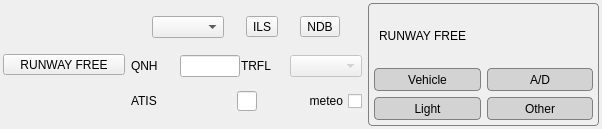
<?xml version="1.0" encoding="UTF-8"?>
<ui version="4.0">
 <class>RunwayWidget</class>
 <widget class="QWidget" name="RunwayWidget">
  <property name="geometry">
   <rect>
    <x>0</x>
    <y>0</y>
    <width>602</width>
    <height>129</height>
   </rect>
  </property>
  <property name="sizePolicy">
   <sizepolicy hsizetype="Fixed" vsizetype="Fixed">
    <horstretch>0</horstretch>
    <verstretch>0</verstretch>
   </sizepolicy>
  </property>
  <property name="windowTitle">
   <string>Runway</string>
  </property>
  <layout class="QHBoxLayout" name="horizontalLayout">
   <property name="margin">
    <number>3</number>
   </property>
   <item>
    <widget class="QToolButton" name="buttonRunwayState">
     <property name="minimumSize">
      <size>
       <width>115</width>
       <height>0</height>
      </size>
     </property>
     <property name="text">
      <string>   RUNWAY FREE   </string>
     </property>
     <property name="checkable">
      <bool>false</bool>
     </property>
     <property name="checked">
      <bool>false</bool>
     </property>
     <property name="toolButtonStyle">
      <enum>Qt::ToolButtonTextOnly</enum>
     </property>
     <property name="autoRaise">
      <bool>false</bool>
     </property>
    </widget>
   </item>
   <item>
    <layout class="QHBoxLayout" name="horizontalLayout_2">
     <property name="spacing">
      <number>6</number>
     </property>
     <item>
      <layout class="QVBoxLayout" name="verticalLayout_2">
       <property name="spacing">
        <number>1</number>
       </property>
       <property name="sizeConstraint">
        <enum>QLayout::SetMinimumSize</enum>
       </property>
       <item>
        <layout class="QHBoxLayout" name="horizontalLayout_5">
         <property name="bottomMargin">
          <number>3</number>
         </property>
         <item>
          <widget class="QComboBox" name="comboBoxRunway">
           <property name="sizePolicy">
            <sizepolicy hsizetype="Fixed" vsizetype="Fixed">
             <horstretch>0</horstretch>
             <verstretch>0</verstretch>
            </sizepolicy>
           </property>
          </widget>
         </item>
         <item>
          <widget class="QToolButton" name="buttonILS">
           <property name="text">
            <string>ILS</string>
           </property>
           <property name="toolButtonStyle">
            <enum>Qt::ToolButtonTextOnly</enum>
           </property>
          </widget>
         </item>
         <item>
          <widget class="QToolButton" name="buttonNDB">
           <property name="text">
            <string>NDB</string>
           </property>
           <property name="toolButtonStyle">
            <enum>Qt::ToolButtonTextOnly</enum>
           </property>
          </widget>
         </item>
        </layout>
       </item>
       <item>
        <layout class="QHBoxLayout" name="horizontalLayout_3">
         <item>
          <widget class="QLabel" name="labelQNH">
           <property name="text">
            <string>QNH</string>
           </property>
          </widget>
         </item>
         <item>
          <widget class="QLineEdit" name="lineEditQNH">
           <property name="maximumSize">
            <size>
             <width>60</width>
             <height>16777215</height>
            </size>
           </property>
           <property name="maxLength">
            <number>32767</number>
           </property>
          </widget>
         </item>
         <item>
          <widget class="QLabel" name="labelTL">
           <property name="text">
            <string>TRFL</string>
           </property>
          </widget>
         </item>
         <item>
          <widget class="QComboBox" name="comboBoxTL">
           <property name="enabled">
            <bool>false</bool>
           </property>
          </widget>
         </item>
        </layout>
       </item>
       <item>
        <layout class="QHBoxLayout" name="horizontalLayout_4">
         <item>
          <widget class="QLabel" name="labelATIS">
           <property name="text">
            <string>ATIS</string>
           </property>
          </widget>
         </item>
         <item>
          <widget class="QLineEdit" name="lineEditATIS">
           <property name="sizePolicy">
            <sizepolicy hsizetype="Fixed" vsizetype="Fixed">
             <horstretch>20</horstretch>
             <verstretch>20</verstretch>
            </sizepolicy>
           </property>
           <property name="maximumSize">
            <size>
             <width>20</width>
             <height>20</height>
            </size>
           </property>
           <property name="maxLength">
            <number>1</number>
           </property>
          </widget>
         </item>
         <item>
          <widget class="QCheckBox" name="chUseMeteo">
           <property name="layoutDirection">
            <enum>Qt::RightToLeft</enum>
           </property>
           <property name="text">
            <string>meteo</string>
           </property>
          </widget>
         </item>
        </layout>
       </item>
      </layout>
     </item>
     <item>
      <widget class="QFrame" name="frameFree">
       <property name="sizePolicy">
        <sizepolicy hsizetype="Expanding" vsizetype="Preferred">
         <horstretch>0</horstretch>
         <verstretch>0</verstretch>
        </sizepolicy>
       </property>
       <property name="minimumSize">
        <size>
         <width>176</width>
         <height>0</height>
        </size>
       </property>
       <property name="sizeIncrement">
        <size>
         <width>0</width>
         <height>0</height>
        </size>
       </property>
       <property name="styleSheet">
        <string notr="true"> border: 1px solid gray; border-radius: 4px; padding: 2px</string>
       </property>
       <property name="frameShape">
        <enum>QFrame::StyledPanel</enum>
       </property>
       <property name="lineWidth">
        <number>1</number>
       </property>
       <layout class="QVBoxLayout" name="verticalLayout">
        <property name="spacing">
         <number>6</number>
        </property>
        <property name="sizeConstraint">
         <enum>QLayout::SetMinimumSize</enum>
        </property>
        <property name="margin">
         <number>3</number>
        </property>
        <item>
         <layout class="QHBoxLayout" name="horizontalLayout_8">
          <item>
           <widget class="QLabel" name="labelFree">
            <property name="sizePolicy">
             <sizepolicy hsizetype="Minimum" vsizetype="Preferred">
              <horstretch>0</horstretch>
              <verstretch>0</verstretch>
             </sizepolicy>
            </property>
            <property name="minimumSize">
             <size>
              <width>120</width>
              <height>0</height>
             </size>
            </property>
            <property name="styleSheet">
             <string notr="true">border: 0px;</string>
            </property>
            <property name="text">
             <string>RUNWAY FREE</string>
            </property>
           </widget>
          </item>
         </layout>
        </item>
        <item>
         <layout class="QHBoxLayout" name="horizontalLayout_7">
          <property name="leftMargin">
           <number>0</number>
          </property>
          <property name="rightMargin">
           <number>0</number>
          </property>
          <property name="bottomMargin">
           <number>0</number>
          </property>
          <item>
           <widget class="QToolButton" name="but2">
            <property name="sizePolicy">
             <sizepolicy hsizetype="Expanding" vsizetype="Fixed">
              <horstretch>0</horstretch>
              <verstretch>0</verstretch>
             </sizepolicy>
            </property>
            <property name="minimumSize">
             <size>
              <width>0</width>
              <height>0</height>
             </size>
            </property>
            <property name="font">
             <font>
              <kerning>true</kerning>
             </font>
            </property>
            <property name="styleSheet">
             <string notr="true">background-color: lightgrey;</string>
            </property>
            <property name="text">
             <string>Vehicle</string>
            </property>
            <property name="iconSize">
             <size>
              <width>24</width>
              <height>24</height>
             </size>
            </property>
            <property name="checkable">
             <bool>true</bool>
            </property>
           </widget>
          </item>
          <item>
           <widget class="QToolButton" name="but1">
            <property name="sizePolicy">
             <sizepolicy hsizetype="Expanding" vsizetype="Fixed">
              <horstretch>0</horstretch>
              <verstretch>0</verstretch>
             </sizepolicy>
            </property>
            <property name="styleSheet">
             <string notr="true">background-color: lightgrey;</string>
            </property>
            <property name="text">
             <string>A/D</string>
            </property>
            <property name="checkable">
             <bool>true</bool>
            </property>
           </widget>
          </item>
         </layout>
        </item>
        <item>
         <layout class="QHBoxLayout" name="horizontalLayout_6">
          <item>
           <widget class="QToolButton" name="but4">
            <property name="sizePolicy">
             <sizepolicy hsizetype="Expanding" vsizetype="Fixed">
              <horstretch>0</horstretch>
              <verstretch>0</verstretch>
             </sizepolicy>
            </property>
            <property name="styleSheet">
             <string notr="true">background-color: lightgrey;</string>
            </property>
            <property name="text">
             <string>Light</string>
            </property>
            <property name="checkable">
             <bool>true</bool>
            </property>
           </widget>
          </item>
          <item>
           <widget class="QToolButton" name="but3">
            <property name="sizePolicy">
             <sizepolicy hsizetype="Expanding" vsizetype="Fixed">
              <horstretch>0</horstretch>
              <verstretch>0</verstretch>
             </sizepolicy>
            </property>
            <property name="styleSheet">
             <string notr="true">background-color: lightgrey;</string>
            </property>
            <property name="text">
             <string>Other</string>
            </property>
            <property name="checkable">
             <bool>true</bool>
            </property>
           </widget>
          </item>
         </layout>
        </item>
       </layout>
      </widget>
     </item>
    </layout>
   </item>
  </layout>
 </widget>
 <tabstops>
  <tabstop>buttonRunwayState</tabstop>
 </tabstops>
 <resources/>
 <connections/>
</ui>
